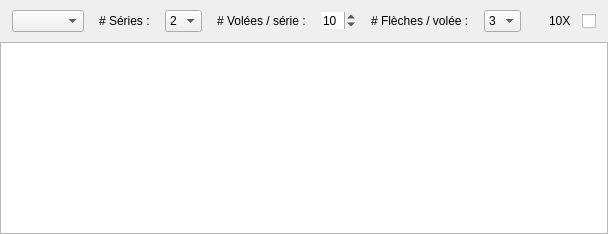
         <widget class="QWidget" name="tabWidgetPage1">
          <attribute name="title">
           <string>   ARCHERS   </string>
          </attribute>
          <layout class="QVBoxLayout" name="archerTabLayout">
           <property name="spacing">
            <number>10</number>
           </property>
           <property name="leftMargin">
            <number>0</number>
           </property>
           <property name="topMargin">
            <number>10</number>
           </property>
           <property name="rightMargin">
            <number>0</number>
           </property>
           <property name="bottomMargin">
            <number>0</number>
           </property>
           <item>
            <widget class="QWidget" name="widget_4" native="true">
             <property name="sizePolicy">
              <sizepolicy hsizetype="Preferred" vsizetype="Maximum">
               <horstretch>0</horstretch>
               <verstretch>0</verstretch>
              </sizepolicy>
             </property>
             <layout class="QHBoxLayout" name="horizontalLayout_4">
              <property name="spacing">
               <number>15</number>
              </property>
              <property name="leftMargin">
               <number>12</number>
              </property>
              <property name="topMargin">
               <number>0</number>
              </property>
              <property name="rightMargin">
               <number>12</number>
              </property>
              <property name="bottomMargin">
               <number>0</number>
              </property>
              <item>
               <widget class="QComboBox" name="displayStartCombo"/>
              </item>
              <item>
               <widget class="QLabel" name="label_7">
                <property name="sizePolicy">
                 <sizepolicy hsizetype="Maximum" vsizetype="Preferred">
                  <horstretch>0</horstretch>
                  <verstretch>0</verstretch>
                 </sizepolicy>
                </property>
                <property name="text">
                 <string># Séries :</string>
                </property>
               </widget>
              </item>
              <item>
               <widget class="QComboBox" name="roundCount">
                <property name="sizePolicy">
                 <sizepolicy hsizetype="Maximum" vsizetype="Fixed">
                  <horstretch>0</horstretch>
                  <verstretch>0</verstretch>
                 </sizepolicy>
                </property>
                <item>
                 <property name="text">
                  <string>2</string>
                 </property>
                </item>
                <item>
                 <property name="text">
                  <string>4</string>
                 </property>
                </item>
               </widget>
              </item>
              <item>
               <widget class="QLabel" name="label_4">
                <property name="sizePolicy">
                 <sizepolicy hsizetype="Maximum" vsizetype="Preferred">
                  <horstretch>0</horstretch>
                  <verstretch>0</verstretch>
                 </sizepolicy>
                </property>
                <property name="text">
                 <string># Volées / série :</string>
                </property>
               </widget>
              </item>
              <item>
               <widget class="QSpinBox" name="runVolleyCount">
                <property name="sizePolicy">
                 <sizepolicy hsizetype="Maximum" vsizetype="Fixed">
                  <horstretch>0</horstretch>
                  <verstretch>0</verstretch>
                 </sizepolicy>
                </property>
                <property name="frame">
                 <bool>false</bool>
                </property>
                <property name="readOnly">
                 <bool>false</bool>
                </property>
                <property name="minimum">
                 <number>1</number>
                </property>
                <property name="maximum">
                 <number>12</number>
                </property>
                <property name="value">
                 <number>10</number>
                </property>
               </widget>
              </item>
              <item>
               <widget class="QLabel" name="label_3">
                <property name="sizePolicy">
                 <sizepolicy hsizetype="Maximum" vsizetype="Preferred">
                  <horstretch>0</horstretch>
                  <verstretch>0</verstretch>
                 </sizepolicy>
                </property>
                <property name="text">
                 <string># Flèches / volée :</string>
                </property>
               </widget>
              </item>
              <item>
               <widget class="QComboBox" name="runArrowCount">
                <property name="sizePolicy">
                 <sizepolicy hsizetype="Maximum" vsizetype="Fixed">
                  <horstretch>0</horstretch>
                  <verstretch>0</verstretch>
                 </sizepolicy>
                </property>
                <item>
                 <property name="text">
                  <string>3</string>
                 </property>
                </item>
                <item>
                 <property name="text">
                  <string>6</string>
                 </property>
                </item>
               </widget>
              </item>
              <item>
               <widget class="QCheckBox" name="x10Check">
                <property name="sizePolicy">
                 <sizepolicy hsizetype="Maximum" vsizetype="Fixed">
                  <horstretch>0</horstretch>
                  <verstretch>0</verstretch>
                 </sizepolicy>
                </property>
                <property name="layoutDirection">
                 <enum>Qt::LayoutDirection::RightToLeft</enum>
                </property>
                <property name="text">
                 <string>  10X  </string>
                </property>
               </widget>
              </item>
             </layout>
            </widget>
           </item>
           <item>
            <widget class="QTableView" name="archerTableView">
             <property name="sizePolicy">
              <sizepolicy hsizetype="Expanding" vsizetype="Expanding">
               <horstretch>0</horstretch>
               <verstretch>0</verstretch>
              </sizepolicy>
             </property>
             <property name="selectionMode">
              <enum>QAbstractItemView::SelectionMode::SingleSelection</enum>
             </property>
             <property name="selectionBehavior">
              <enum>QAbstractItemView::SelectionBehavior::SelectRows</enum>
             </property>
             <property name="sortingEnabled">
              <bool>true</bool>
             </property>
             <property name="wordWrap">
              <bool>false</bool>
             </property>
             <property name="cornerButtonEnabled">
              <bool>false</bool>
             </property>
             <attribute name="horizontalHeaderDefaultSectionSize">
              <number>80</number>
             </attribute>
             <attribute name="horizontalHeaderHighlightSections">
              <bool>false</bool>
             </attribute>
             <attribute name="verticalHeaderVisible">
              <bool>false</bool>
             </attribute>
            </widget>
           </item>
          </layout>
         </widget>
